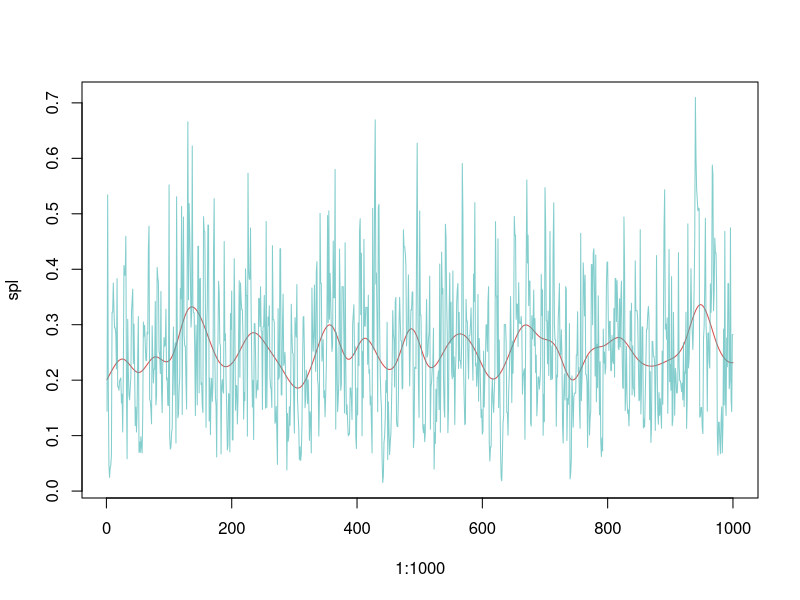

Source code (R):
setwd('/Users/robert/git/stan-crossfilter')
chains<-read.csv('statastan.csv')
th<-chains$theta
lp<-chains$lp__
n<-length(th)
sp<-smooth.spline(x=1:1000,y=chains$theta,all.knots=FALSE,nknots=40,df=30)
spl<-predict(sp,1:1000)$y
plot(1:1000,spl,type='l',col='#d35151',cex=3,ylim=c(min(th),max(th)))
lines(1:n,th,col='#46b4b4aa')
